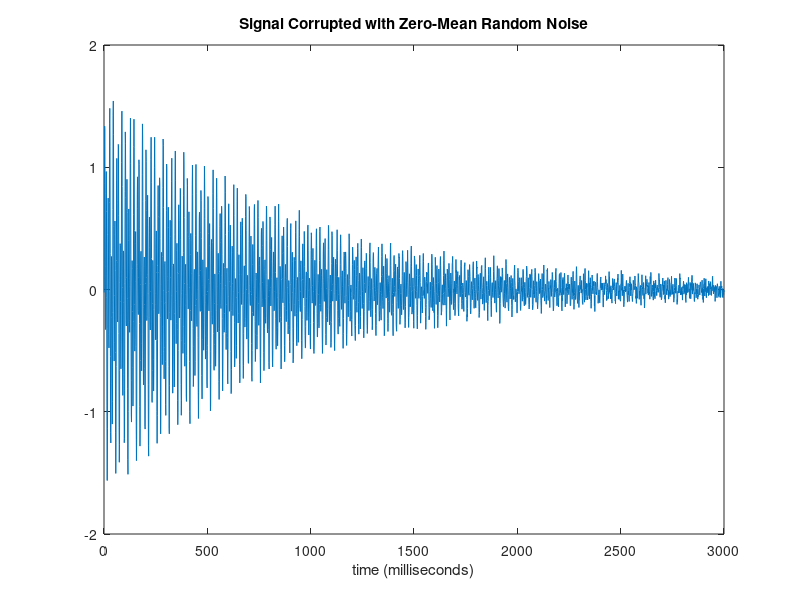
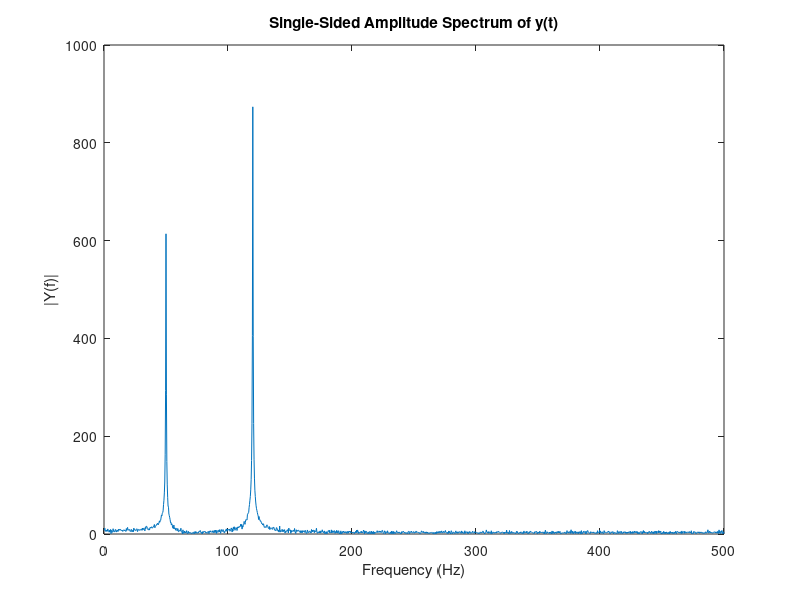

The MATLAB source for these figures, in order:
Fs = 1000;                    % Sampling frequency
T = 1/Fs;                     % Sample time
L = 3000;                     % Length of signal
t = (0:L-1)*T;                % Time vector
% Sum of a 50 Hz sinusoid and a 120 Hz sinusoid
x = exp(-1.1*t).*(0.7*sin(2*pi*50*t) + sin(2*pi*120*t)); 

y = awgn(x,30); %+ 2*randn(size(t));     % Sinusoids plus noise
figure(1);
%plot(Fs*t(1:50),y(1:50))
plot(y)
title('Signal Corrupted with Zero-Mean Random Noise');
xlabel('time (milliseconds)');

NFFT = 2^nextpow2(L) % Next power of 2 from length of y
Y = fft(y,L);
f = Fs/2*linspace(0,1,L/2+1);

% Plot single-sided amplitude spectrum.
figure(2); plot(f,2*abs(Y(1:L/2+1))) 
title('Single-Sided Amplitude Spectrum of y(t)')
xlabel('Frequency (Hz)')
ylabel('|Y(f)|')